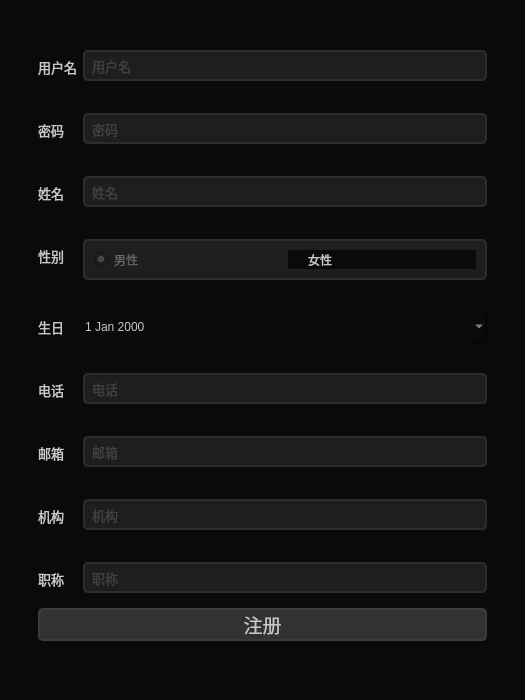
<?xml version="1.0" encoding="UTF-8"?>
<ui version="4.0">
 <class>Dialog</class>
 <widget class="QDialog" name="Dialog">
  <property name="geometry">
   <rect>
    <x>0</x>
    <y>0</y>
    <width>525</width>
    <height>700</height>
   </rect>
  </property>
  <property name="minimumSize">
   <size>
    <width>525</width>
    <height>700</height>
   </size>
  </property>
  <property name="windowTitle">
   <string>注册</string>
  </property>
  <property name="windowIcon">
   <iconset>
    <normaloff>Images/Icon.ico</normaloff>Images/Icon.ico</iconset>
  </property>
  <property name="styleSheet">
   <string notr="true">color: rgb(200, 200, 200);
background-color: rgb(10, 10, 10);</string>
  </property>
  <layout class="QHBoxLayout" name="horizontalLayout">
   <item>
    <widget class="QWidget" name="widget" native="true">
     <layout class="QVBoxLayout" name="verticalLayout_5">
      <item>
       <widget class="QFrame" name="frame_3">
        <property name="styleSheet">
         <string notr="true">border-radius: 10px;</string>
        </property>
        <property name="frameShape">
         <enum>QFrame::StyledPanel</enum>
        </property>
        <property name="frameShadow">
         <enum>QFrame::Raised</enum>
        </property>
        <layout class="QHBoxLayout" name="horizontalLayout_6">
         <item>
          <widget class="QFrame" name="login_area_2">
           <property name="maximumSize">
            <size>
             <width>500</width>
             <height>600</height>
            </size>
           </property>
           <property name="styleSheet">
            <string notr="true">border-radius: 10px;</string>
           </property>
           <property name="frameShape">
            <enum>QFrame::NoFrame</enum>
           </property>
           <property name="frameShadow">
            <enum>QFrame::Raised</enum>
           </property>
           <layout class="QVBoxLayout" name="verticalLayout_3">
            <property name="topMargin">
             <number>0</number>
            </property>
            <item>
             <layout class="QVBoxLayout" name="verticalLayout_4">
              <item>
               <layout class="QFormLayout" name="formLayout_2">
                <property name="verticalSpacing">
                 <number>30</number>
                </property>
                <property name="topMargin">
                 <number>0</number>
                </property>
                <item row="0" column="0">
                 <widget class="QLabel" name="label_10">
                  <property name="sizePolicy">
                   <sizepolicy hsizetype="Preferred" vsizetype="Fixed">
                    <horstretch>0</horstretch>
                    <verstretch>0</verstretch>
                   </sizepolicy>
                  </property>
                  <property name="minimumSize">
                   <size>
                    <width>0</width>
                    <height>33</height>
                   </size>
                  </property>
                  <property name="font">
                   <font>
                    <family>宋体</family>
                    <pointsize>10</pointsize>
                   </font>
                  </property>
                  <property name="text">
                   <string>用户名</string>
                  </property>
                  <property name="alignment">
                   <set>Qt::AlignCenter</set>
                  </property>
                  <property name="margin">
                   <number>0</number>
                  </property>
                 </widget>
                </item>
                <item row="0" column="1">
                 <widget class="QLineEdit" name="usernameEdit">
                  <property name="font">
                   <font>
                    <family>Segoe UI</family>
                    <pointsize>10</pointsize>
                   </font>
                  </property>
                  <property name="styleSheet">
                   <string notr="true">QLineEdit {
	border: 2px solid rgb(45, 45, 45);
	border-radius: 5px;
	padding: 5px;
	background-color: rgb(30, 30, 30);	
	color: rgb(100, 100, 100);
}
QLineEdit:hover {
	border: 2px solid rgb(55, 55, 55);
}
QLineEdit:focus {
	border: 2px solid rgb(170, 255, 255);	
	color: rgb(200, 200, 200);
}</string>
                  </property>
                  <property name="text">
                   <string/>
                  </property>
                  <property name="maxLength">
                   <number>32</number>
                  </property>
                  <property name="placeholderText">
                   <string>用户名</string>
                  </property>
                 </widget>
                </item>
                <item row="1" column="0">
                 <widget class="QLabel" name="label_11">
                  <property name="sizePolicy">
                   <sizepolicy hsizetype="Preferred" vsizetype="Fixed">
                    <horstretch>0</horstretch>
                    <verstretch>0</verstretch>
                   </sizepolicy>
                  </property>
                  <property name="minimumSize">
                   <size>
                    <width>0</width>
                    <height>33</height>
                   </size>
                  </property>
                  <property name="font">
                   <font>
                    <family>宋体</family>
                    <pointsize>10</pointsize>
                   </font>
                  </property>
                  <property name="text">
                   <string>密码</string>
                  </property>
                  <property name="alignment">
                   <set>Qt::AlignCenter</set>
                  </property>
                 </widget>
                </item>
                <item row="1" column="1">
                 <widget class="QLineEdit" name="passwordEidt">
                  <property name="font">
                   <font>
                    <family>Segoe UI</family>
                    <pointsize>10</pointsize>
                   </font>
                  </property>
                  <property name="styleSheet">
                   <string notr="true">QLineEdit {
	border: 2px solid rgb(45, 45, 45);
	border-radius: 5px;
	padding: 5px;
	background-color: rgb(30, 30, 30);	
	color: rgb(100, 100, 100);
}
QLineEdit:hover {
	border: 2px solid rgb(55, 55, 55);
}
QLineEdit:focus {
	border: 2px solid rgb(170, 255, 255);	
	color: rgb(200, 200, 200);
}</string>
                  </property>
                  <property name="maxLength">
                   <number>16</number>
                  </property>
                  <property name="echoMode">
                   <enum>QLineEdit::Password</enum>
                  </property>
                  <property name="placeholderText">
                   <string>密码</string>
                  </property>
                 </widget>
                </item>
                <item row="3" column="0">
                 <widget class="QLabel" name="label_12">
                  <property name="sizePolicy">
                   <sizepolicy hsizetype="Preferred" vsizetype="Fixed">
                    <horstretch>0</horstretch>
                    <verstretch>0</verstretch>
                   </sizepolicy>
                  </property>
                  <property name="minimumSize">
                   <size>
                    <width>0</width>
                    <height>33</height>
                   </size>
                  </property>
                  <property name="font">
                   <font>
                    <family>宋体</family>
                    <pointsize>10</pointsize>
                   </font>
                  </property>
                  <property name="text">
                   <string>性别</string>
                  </property>
                  <property name="alignment">
                   <set>Qt::AlignCenter</set>
                  </property>
                 </widget>
                </item>
                <item row="4" column="0">
                 <widget class="QLabel" name="label_13">
                  <property name="sizePolicy">
                   <sizepolicy hsizetype="Preferred" vsizetype="Fixed">
                    <horstretch>0</horstretch>
                    <verstretch>0</verstretch>
                   </sizepolicy>
                  </property>
                  <property name="minimumSize">
                   <size>
                    <width>0</width>
                    <height>33</height>
                   </size>
                  </property>
                  <property name="font">
                   <font>
                    <family>宋体</family>
                    <pointsize>10</pointsize>
                   </font>
                  </property>
                  <property name="text">
                   <string>生日</string>
                  </property>
                  <property name="alignment">
                   <set>Qt::AlignCenter</set>
                  </property>
                 </widget>
                </item>
                <item row="4" column="1">
                 <widget class="QDateEdit" name="birthdayEdit">
                  <property name="minimumSize">
                   <size>
                    <width>0</width>
                    <height>33</height>
                   </size>
                  </property>
                  <property name="styleSheet">
                   <string notr="true">QLineEdit {
	border: 2px solid rgb(45, 45, 45);
	border-radius: 5px;
	padding: 5px;
	background-color: rgb(30, 30, 30);	
	color: rgb(100, 100, 100);
}
QLineEdit:hover {
	border: 2px solid rgb(55, 55, 55);
}
QLineEdit:focus {
	border: 2px solid rgb(170, 255, 255);	
	color: rgb(200, 200, 200);
}</string>
                  </property>
                  <property name="calendarPopup">
                   <bool>true</bool>
                  </property>
                 </widget>
                </item>
                <item row="5" column="0">
                 <widget class="QLabel" name="label_14">
                  <property name="sizePolicy">
                   <sizepolicy hsizetype="Preferred" vsizetype="Fixed">
                    <horstretch>0</horstretch>
                    <verstretch>0</verstretch>
                   </sizepolicy>
                  </property>
                  <property name="minimumSize">
                   <size>
                    <width>0</width>
                    <height>33</height>
                   </size>
                  </property>
                  <property name="font">
                   <font>
                    <family>宋体</family>
                    <pointsize>10</pointsize>
                   </font>
                  </property>
                  <property name="text">
                   <string>电话</string>
                  </property>
                  <property name="alignment">
                   <set>Qt::AlignCenter</set>
                  </property>
                 </widget>
                </item>
                <item row="5" column="1">
                 <widget class="QLineEdit" name="phoneEdit">
                  <property name="font">
                   <font>
                    <family>Segoe UI</family>
                    <pointsize>10</pointsize>
                   </font>
                  </property>
                  <property name="styleSheet">
                   <string notr="true">QLineEdit {
	border: 2px solid rgb(45, 45, 45);
	border-radius: 5px;
	padding: 5px;
	background-color: rgb(30, 30, 30);	
	color: rgb(100, 100, 100);
}
QLineEdit:hover {
	border: 2px solid rgb(55, 55, 55);
}
QLineEdit:focus {
	border: 2px solid rgb(170, 255, 255);	
	color: rgb(200, 200, 200);
}</string>
                  </property>
                  <property name="text">
                   <string/>
                  </property>
                  <property name="maxLength">
                   <number>32</number>
                  </property>
                  <property name="placeholderText">
                   <string>电话</string>
                  </property>
                 </widget>
                </item>
                <item row="6" column="0">
                 <widget class="QLabel" name="label_15">
                  <property name="sizePolicy">
                   <sizepolicy hsizetype="Preferred" vsizetype="Fixed">
                    <horstretch>0</horstretch>
                    <verstretch>0</verstretch>
                   </sizepolicy>
                  </property>
                  <property name="minimumSize">
                   <size>
                    <width>0</width>
                    <height>33</height>
                   </size>
                  </property>
                  <property name="font">
                   <font>
                    <family>宋体</family>
                    <pointsize>10</pointsize>
                   </font>
                  </property>
                  <property name="text">
                   <string>邮箱</string>
                  </property>
                  <property name="alignment">
                   <set>Qt::AlignCenter</set>
                  </property>
                 </widget>
                </item>
                <item row="6" column="1">
                 <widget class="QLineEdit" name="mailEdit">
                  <property name="font">
                   <font>
                    <family>Segoe UI</family>
                    <pointsize>10</pointsize>
                   </font>
                  </property>
                  <property name="styleSheet">
                   <string notr="true">QLineEdit {
	border: 2px solid rgb(45, 45, 45);
	border-radius: 5px;
	padding: 5px;
	background-color: rgb(30, 30, 30);	
	color: rgb(100, 100, 100);
}
QLineEdit:hover {
	border: 2px solid rgb(55, 55, 55);
}
QLineEdit:focus {
	border: 2px solid rgb(170, 255, 255);	
	color: rgb(200, 200, 200);
}</string>
                  </property>
                  <property name="text">
                   <string/>
                  </property>
                  <property name="maxLength">
                   <number>32</number>
                  </property>
                  <property name="placeholderText">
                   <string>邮箱</string>
                  </property>
                 </widget>
                </item>
                <item row="3" column="1">
                 <widget class="QFrame" name="frame_4">
                  <property name="styleSheet">
                   <string notr="true">QFrame {
	border: 2px solid rgb(45, 45, 45);
	border-radius: 5px;
	background-color: rgb(30, 30, 30);	
	color: rgb(100, 100, 100);
}
</string>
                  </property>
                  <property name="frameShape">
                   <enum>QFrame::Box</enum>
                  </property>
                  <property name="frameShadow">
                   <enum>QFrame::Plain</enum>
                  </property>
                  <property name="lineWidth">
                   <number>5</number>
                  </property>
                  <layout class="QHBoxLayout" name="horizontalLayout_7">
                   <item>
                    <layout class="QHBoxLayout" name="horizontalLayout_8">
                     <item>
                      <widget class="QRadioButton" name="MaleButton">
                       <property name="styleSheet">
                        <string notr="true">QRadioButton {
	background-color: rgb(30, 30, 30);	
	color: rgb(100, 100, 100);
}
</string>
                       </property>
                       <property name="text">
                        <string>男性</string>
                       </property>
                       <property name="checkable">
                        <bool>true</bool>
                       </property>
                       <property name="checked">
                        <bool>true</bool>
                       </property>
                      </widget>
                     </item>
                     <item>
                      <widget class="QRadioButton" name="FemaleButton">
                       <property name="styleSheet">
                        <string notr="true">QRadioButton {
	background-color: rgb(30, 30, 30);	
	color: rgb(100, 100, 100);
}
r</string>
                       </property>
                       <property name="text">
                        <string>女性</string>
                       </property>
                      </widget>
                     </item>
                    </layout>
                   </item>
                  </layout>
                 </widget>
                </item>
                <item row="7" column="0">
                 <widget class="QLabel" name="label_16">
                  <property name="sizePolicy">
                   <sizepolicy hsizetype="Preferred" vsizetype="Fixed">
                    <horstretch>0</horstretch>
                    <verstretch>0</verstretch>
                   </sizepolicy>
                  </property>
                  <property name="minimumSize">
                   <size>
                    <width>0</width>
                    <height>33</height>
                   </size>
                  </property>
                  <property name="font">
                   <font>
                    <family>宋体</family>
                    <pointsize>10</pointsize>
                   </font>
                  </property>
                  <property name="text">
                   <string>机构</string>
                  </property>
                  <property name="alignment">
                   <set>Qt::AlignCenter</set>
                  </property>
                 </widget>
                </item>
                <item row="7" column="1">
                 <widget class="QLineEdit" name="departmentEdit">
                  <property name="font">
                   <font>
                    <family>Segoe UI</family>
                    <pointsize>10</pointsize>
                   </font>
                  </property>
                  <property name="styleSheet">
                   <string notr="true">QLineEdit {
	border: 2px solid rgb(45, 45, 45);
	border-radius: 5px;
	padding: 5px;
	background-color: rgb(30, 30, 30);	
	color: rgb(100, 100, 100);
}
QLineEdit:hover {
	border: 2px solid rgb(55, 55, 55);
}
QLineEdit:focus {
	border: 2px solid rgb(170, 255, 255);	
	color: rgb(200, 200, 200);
}</string>
                  </property>
                  <property name="text">
                   <string/>
                  </property>
                  <property name="maxLength">
                   <number>32</number>
                  </property>
                  <property name="placeholderText">
                   <string>机构</string>
                  </property>
                 </widget>
                </item>
                <item row="2" column="0">
                 <widget class="QLabel" name="label_17">
                  <property name="sizePolicy">
                   <sizepolicy hsizetype="Preferred" vsizetype="Fixed">
                    <horstretch>0</horstretch>
                    <verstretch>0</verstretch>
                   </sizepolicy>
                  </property>
                  <property name="minimumSize">
                   <size>
                    <width>0</width>
                    <height>33</height>
                   </size>
                  </property>
                  <property name="font">
                   <font>
                    <family>宋体</family>
                    <pointsize>10</pointsize>
                   </font>
                  </property>
                  <property name="text">
                   <string>姓名</string>
                  </property>
                  <property name="alignment">
                   <set>Qt::AlignCenter</set>
                  </property>
                 </widget>
                </item>
                <item row="2" column="1">
                 <widget class="QLineEdit" name="nameEdit">
                  <property name="font">
                   <font>
                    <family>Segoe UI</family>
                    <pointsize>10</pointsize>
                   </font>
                  </property>
                  <property name="styleSheet">
                   <string notr="true">QLineEdit {
	border: 2px solid rgb(45, 45, 45);
	border-radius: 5px;
	padding: 5px;
	background-color: rgb(30, 30, 30);	
	color: rgb(100, 100, 100);
}
QLineEdit:hover {
	border: 2px solid rgb(55, 55, 55);
}
QLineEdit:focus {
	border: 2px solid rgb(170, 255, 255);	
	color: rgb(200, 200, 200);
}</string>
                  </property>
                  <property name="text">
                   <string/>
                  </property>
                  <property name="maxLength">
                   <number>32</number>
                  </property>
                  <property name="placeholderText">
                   <string>姓名</string>
                  </property>
                 </widget>
                </item>
                <item row="8" column="0">
                 <widget class="QLabel" name="label_18">
                  <property name="sizePolicy">
                   <sizepolicy hsizetype="Preferred" vsizetype="Fixed">
                    <horstretch>0</horstretch>
                    <verstretch>0</verstretch>
                   </sizepolicy>
                  </property>
                  <property name="minimumSize">
                   <size>
                    <width>0</width>
                    <height>33</height>
                   </size>
                  </property>
                  <property name="font">
                   <font>
                    <family>宋体</family>
                    <pointsize>10</pointsize>
                   </font>
                  </property>
                  <property name="text">
                   <string>职称</string>
                  </property>
                  <property name="alignment">
                   <set>Qt::AlignCenter</set>
                  </property>
                 </widget>
                </item>
                <item row="8" column="1">
                 <widget class="QLineEdit" name="positionEdit">
                  <property name="font">
                   <font>
                    <family>Segoe UI</family>
                    <pointsize>10</pointsize>
                   </font>
                  </property>
                  <property name="styleSheet">
                   <string notr="true">QLineEdit {
	border: 2px solid rgb(45, 45, 45);
	border-radius: 5px;
	padding: 5px;
	background-color: rgb(30, 30, 30);	
	color: rgb(100, 100, 100);
}
QLineEdit:hover {
	border: 2px solid rgb(55, 55, 55);
}
QLineEdit:focus {
	border: 2px solid rgb(170, 255, 255);	
	color: rgb(200, 200, 200);
}</string>
                  </property>
                  <property name="text">
                   <string/>
                  </property>
                  <property name="maxLength">
                   <number>32</number>
                  </property>
                  <property name="placeholderText">
                   <string>职称</string>
                  </property>
                 </widget>
                </item>
               </layout>
              </item>
              <item>
               <widget class="QPushButton" name="registerButton">
                <property name="font">
                 <font>
                  <family>宋体</family>
                  <pointsize>14</pointsize>
                 </font>
                </property>
                <property name="styleSheet">
                 <string notr="true">QPushButton {	
	background-color: rgb(50, 50, 50);
	border: 2px solid rgb(60, 60, 60);
	border-radius: 5px;
}
QPushButton:hover {	
	background-color: rgb(60, 60, 60);
	border: 2px solid rgb(70, 70, 70);
}
QPushButton:pressed {	
	background-color: rgb(170, 255, 255);
	border: 2px solid rgb(255, 165, 24);	
	color: rgb(35, 35, 35);
}</string>
                </property>
                <property name="text">
                 <string>注册</string>
                </property>
               </widget>
              </item>
             </layout>
            </item>
           </layout>
          </widget>
         </item>
        </layout>
       </widget>
      </item>
     </layout>
    </widget>
   </item>
  </layout>
 </widget>
 <tabstops>
  <tabstop>usernameEdit</tabstop>
  <tabstop>passwordEidt</tabstop>
  <tabstop>nameEdit</tabstop>
  <tabstop>MaleButton</tabstop>
  <tabstop>FemaleButton</tabstop>
  <tabstop>birthdayEdit</tabstop>
  <tabstop>phoneEdit</tabstop>
  <tabstop>mailEdit</tabstop>
  <tabstop>departmentEdit</tabstop>
  <tabstop>positionEdit</tabstop>
  <tabstop>registerButton</tabstop>
 </tabstops>
 <resources/>
 <connections/>
</ui>
